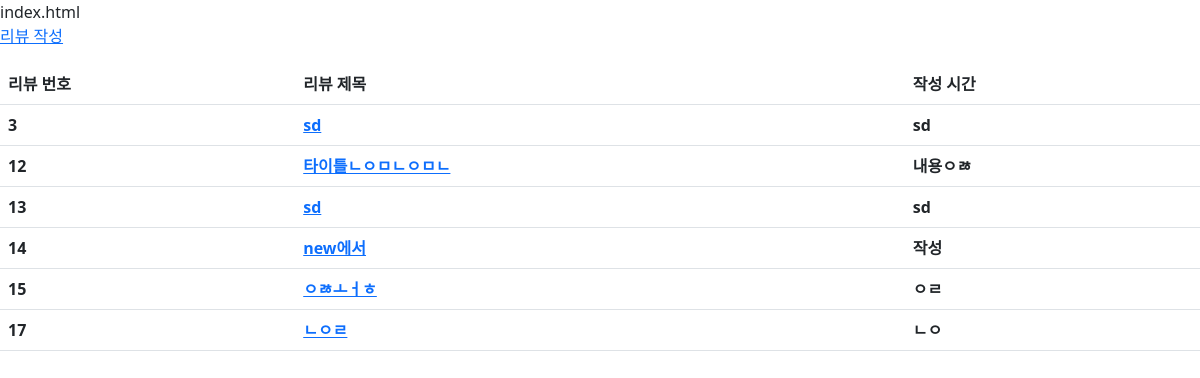
The page /pjt1/ on the database as committed earlier.
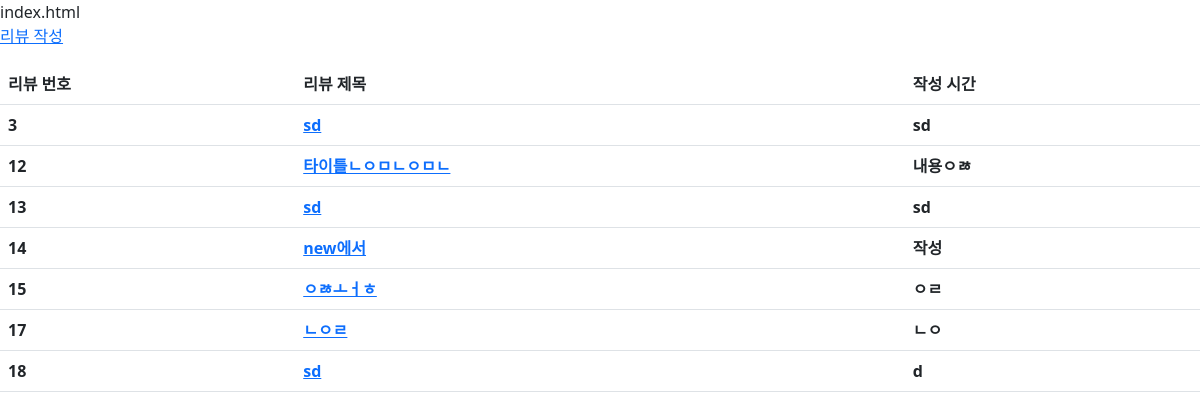
The same page on the database as committed later.
### pjt1/models.py (models this page shows)
class Review(models.Model):
    title = models.CharField(max_length=80)
    content = models.TextField(null=True)
    created_at = models.DateTimeField(auto_now_add=True)
    updated_at = models.DateTimeField(auto_now_add=True)

### pjt1/views.py (the view)
# urls.py: path('', views.index, name='index'),
def index(request):
    pjts = Review.objects.all()
    context = {
        'pjts': pjts
    }
    return render(request, 'pjt1/index.html', context)

### pjt1/templates/pjt1/index.html (shortened to what this page needs)
<!DOCTYPE html>
<html lang="en">
<head>
  <link href="https://cdn.jsdelivr.net/npm/bootstrap@5.2.1/dist/css/bootstrap.min.css" rel="stylesheet"
>
</head>
<body>
  index.html
  <p>
    <a href="{% url 'pjt1:new' %}">리뷰 작성</a>
  </p>
  <table class="table">
    <thead>
      <tr>
        <th scope="col">리뷰 번호</th>
        <th scope="col">리뷰 제목</th>
        <th scope="col">작성 시간</th>
      </tr>
    </thead>
    <tbody>
      {% for pjt in pjts %}
      <tr>
        <th scope="row">{{ pjt.id }}</th>
        <th><a href="{% url 'pjt1:detail' pjt.pk %}"> {{ pjt.title }} </a></th>
        <th> {{ pjt.content }}</th>
      </tr>
      {% endfor %}
    </tbody>
  </table>
</body>
</html>

Rows that differ between the two databases and show on the page:
added Review: id "18", title "sd", content "d"
